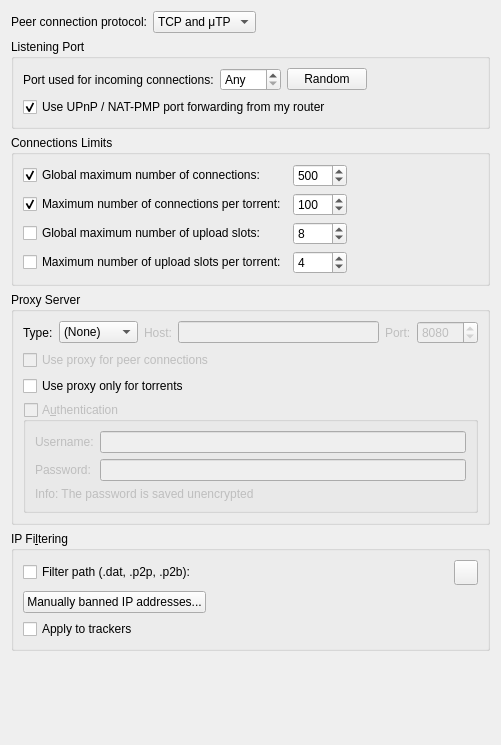
          <widget class="QWidget" name="scrollAreaWidgetContents_3">
           <property name="geometry">
            <rect>
             <x>0</x>
             <y>0</y>
             <width>501</width>
             <height>745</height>
            </rect>
           </property>
           <layout class="QVBoxLayout" name="verticalLayout_20">
            <item>
             <layout class="QHBoxLayout" name="horizontalLayout_12">
              <item>
               <widget class="QLabel" name="label_24">
                <property name="text">
                 <string>Peer connection protocol:</string>
                </property>
               </widget>
              </item>
              <item>
               <widget class="QComboBox" name="comboProtocol">
                <item>
                 <property name="text">
                  <string>TCP and μTP</string>
                 </property>
                </item>
                <item>
                 <property name="text">
                  <string notr="true">TCP</string>
                 </property>
                </item>
                <item>
                 <property name="text">
                  <string notr="true">μTP</string>
                 </property>
                </item>
               </widget>
              </item>
              <item>
               <spacer name="horizontalSpacer_23">
                <property name="orientation">
                 <enum>Qt::Horizontal</enum>
                </property>
                <property name="sizeHint" stdset="0">
                 <size>
                  <width>40</width>
                  <height>20</height>
                 </size>
                </property>
               </spacer>
              </item>
             </layout>
            </item>
            <item>
             <widget class="QGroupBox" name="ListeningPortBox">
              <property name="title">
               <string>Listening Port</string>
              </property>
              <layout class="QVBoxLayout" name="listeningPortLayout">
               <item>
                <layout class="QHBoxLayout" name="listeningPortLayout2">
                 <item>
                  <widget class="QLabel" name="lbl_ports">
                   <property name="text">
                    <string>Port used for incoming connections:</string>
                   </property>
                  </widget>
                 </item>
                 <item>
                  <widget class="QSpinBox" name="spinPort">
                   <property name="toolTip">
                    <string>Set to 0 to let your system pick an unused port</string>
                   </property>
                   <property name="specialValueText">
                    <string>Any</string>
                   </property>
                   <property name="maximum">
                    <number>65535</number>
                   </property>
                  </widget>
                 </item>
                 <item>
                  <widget class="QPushButton" name="randomButton">
                   <property name="text">
                    <string>Random</string>
                   </property>
                  </widget>
                 </item>
                 <item>
                  <spacer name="horizontalSpacer_4">
                   <property name="orientation">
                    <enum>Qt::Horizontal</enum>
                   </property>
                   <property name="sizeHint" stdset="0">
                    <size>
                     <width>40</width>
                     <height>20</height>
                    </size>
                   </property>
                  </spacer>
                 </item>
                </layout>
               </item>
               <item>
                <widget class="QCheckBox" name="checkUPnP">
                 <property name="text">
                  <string>Use UPnP / NAT-PMP port forwarding from my router</string>
                 </property>
                 <property name="checked">
                  <bool>true</bool>
                 </property>
                </widget>
               </item>
              </layout>
             </widget>
            </item>
            <item>
             <widget class="QGroupBox" name="nbConnecBox">
              <property name="title">
               <string>Connections Limits</string>
              </property>
              <layout class="QGridLayout" name="gridLayout">
               <item row="3" column="1">
                <widget class="QSpinBox" name="spinMaxUploadsPerTorrent">
                 <property name="maximum">
                  <number>500</number>
                 </property>
                 <property name="value">
                  <number>4</number>
                 </property>
                </widget>
               </item>
               <item row="1" column="0">
                <widget class="QCheckBox" name="checkMaxConnectionsPerTorrent">
                 <property name="text">
                  <string>Maximum number of connections per torrent:</string>
                 </property>
                 <property name="checked">
                  <bool>true</bool>
                 </property>
                </widget>
               </item>
               <item row="0" column="0">
                <widget class="QCheckBox" name="checkMaxConnections">
                 <property name="text">
                  <string>Global maximum number of connections:</string>
                 </property>
                 <property name="checked">
                  <bool>true</bool>
                 </property>
                </widget>
               </item>
               <item row="0" column="1">
                <widget class="QSpinBox" name="spinMaxConnec">
                 <property name="enabled">
                  <bool>true</bool>
                 </property>
                 <property name="minimum">
                  <number>2</number>
                 </property>
                 <property name="maximum">
                  <number>2000</number>
                 </property>
                 <property name="value">
                  <number>500</number>
                 </property>
                </widget>
               </item>
               <item row="1" column="1">
                <widget class="QSpinBox" name="spinMaxConnecPerTorrent">
                 <property name="minimum">
                  <number>2</number>
                 </property>
                 <property name="maximum">
                  <number>2000</number>
                 </property>
                 <property name="value">
                  <number>100</number>
                 </property>
                </widget>
               </item>
               <item row="3" column="0">
                <widget class="QCheckBox" name="checkMaxUploadsPerTorrent">
                 <property name="text">
                  <string>Maximum number of upload slots per torrent:</string>
                 </property>
                </widget>
               </item>
               <item row="2" column="0">
                <widget class="QCheckBox" name="checkMaxUploads">
                 <property name="text">
                  <string>Global maximum number of upload slots:</string>
                 </property>
                </widget>
               </item>
               <item row="2" column="1">
                <widget class="QSpinBox" name="spinMaxUploads">
                 <property name="maximum">
                  <number>2000</number>
                 </property>
                 <property name="value">
                  <number>8</number>
                 </property>
                </widget>
               </item>
               <item row="0" column="2">
                <spacer name="horizontalSpacer_3">
                 <property name="orientation">
                  <enum>Qt::Horizontal</enum>
                 </property>
                 <property name="sizeHint" stdset="0">
                  <size>
                   <width>40</width>
                   <height>20</height>
                  </size>
                 </property>
                </spacer>
               </item>
              </layout>
             </widget>
            </item>
            <item>
             <widget class="QGroupBox" name="groupProxy">
              <property name="enabled">
               <bool>true</bool>
              </property>
              <property name="title">
               <string>Proxy Server</string>
              </property>
              <layout class="QVBoxLayout" name="verticalLayout_29">
               <item>
                <layout class="QHBoxLayout" name="proxyTypeLayout">
                 <item>
                  <widget class="QLabel" name="ProxyType_lbl">
                   <property name="text">
                    <string>Type:</string>
                   </property>
                  </widget>
                 </item>
                 <item>
                  <widget class="QComboBox" name="comboProxyType">
                   <item>
                    <property name="text">
                     <string>(None)</string>
                    </property>
                   </item>
                   <item>
                    <property name="text">
                     <string>SOCKS4</string>
                    </property>
                   </item>
                   <item>
                    <property name="text">
                     <string>SOCKS5</string>
                    </property>
                   </item>
                   <item>
                    <property name="text">
                     <string>HTTP</string>
                    </property>
                   </item>
                  </widget>
                 </item>
                 <item>
                  <widget class="QLabel" name="lblProxyIP">
                   <property name="enabled">
                    <bool>false</bool>
                   </property>
                   <property name="text">
                    <string>Host:</string>
                   </property>
                  </widget>
                 </item>
                 <item>
                  <widget class="QLineEdit" name="textProxyIP">
                   <property name="enabled">
                    <bool>false</bool>
                   </property>
                  </widget>
                 </item>
                 <item>
                  <widget class="QLabel" name="lblProxyPort">
                   <property name="enabled">
                    <bool>false</bool>
                   </property>
                   <property name="text">
                    <string>Port:</string>
                   </property>
                  </widget>
                 </item>
                 <item>
                  <widget class="QSpinBox" name="spinProxyPort">
                   <property name="enabled">
                    <bool>false</bool>
                   </property>
                   <property name="minimum">
                    <number>1</number>
                   </property>
                   <property name="maximum">
                    <number>65535</number>
                   </property>
                   <property name="value">
                    <number>8080</number>
                   </property>
                  </widget>
                 </item>
                </layout>
               </item>
               <item>
                <widget class="QCheckBox" name="checkProxyPeerConnections">
                 <property name="enabled">
                  <bool>false</bool>
                 </property>
                 <property name="toolTip">
                  <string>Otherwise, the proxy server is only used for tracker connections</string>
                 </property>
                 <property name="text">
                  <string>Use proxy for peer connections</string>
                 </property>
                </widget>
               </item>
               <item>
                <widget class="QCheckBox" name="isProxyOnlyForTorrents">
                 <property name="toolTip">
                  <string>RSS feeds, search engine, software updates or anything else other than torrent transfers and related operations (such as peer exchanges) will use a direct connection</string>
                 </property>
                 <property name="text">
                  <string>Use proxy only for torrents</string>
                 </property>
                 <property name="checked">
                  <bool>false</bool>
                 </property>
                </widget>
               </item>
               <item>
                <widget class="QGroupBox" name="checkProxyAuth">
                 <property name="enabled">
                  <bool>false</bool>
                 </property>
                 <property name="title">
                  <string>A&amp;uthentication</string>
                 </property>
                 <property name="checkable">
                  <bool>true</bool>
                 </property>
                 <property name="checked">
                  <bool>false</bool>
                 </property>
                 <layout class="QVBoxLayout" name="verticalLayout_24">
                  <item>
                   <layout class="QGridLayout" name="gridLayout_12">
                    <item row="0" column="0">
                     <widget class="QLabel" name="lblProxyUsername">
                      <property name="text">
                       <string>Username:</string>
                      </property>
                     </widget>
                    </item>
                    <item row="0" column="1">
                     <widget class="QLineEdit" name="textProxyUsername"/>
                    </item>
                    <item row="1" column="0">
                     <widget class="QLabel" name="lblProxyPassword">
                      <property name="text">
                       <string>Password:</string>
                      </property>
                     </widget>
                    </item>
                    <item row="1" column="1">
                     <widget class="QLineEdit" name="textProxyPassword">
                      <property name="echoMode">
                       <enum>QLineEdit::Password</enum>
                      </property>
                     </widget>
                    </item>
                   </layout>
                  </item>
                  <item>
                   <widget class="QLabel" name="label_23">
                    <property name="text">
                     <string>Info: The password is saved unencrypted</string>
                    </property>
                   </widget>
                  </item>
                 </layout>
                </widget>
               </item>
              </layout>
             </widget>
            </item>
            <item>
             <widget class="QGroupBox" name="groupIPFilter">
              <property name="title">
               <string>IP Fi&amp;ltering</string>
              </property>
              <layout class="QVBoxLayout" name="verticalLayout_17">
               <item>
                <layout class="QHBoxLayout" name="horizontalLayout_11">
                 <item>
                  <widget class="QCheckBox" name="checkIPFilter">
                   <property name="text">
                    <string>Filter path (.dat, .p2p, .p2b):</string>
                   </property>
                  </widget>
                 </item>
                 <item>
                  <widget class="FileSystemPathLineEdit" name="textFilterPath" native="true"/>
                 </item>
                 <item>
                  <widget class="QToolButton" name="IpFilterRefreshBtn">
                   <property name="minimumSize">
                    <size>
                     <width>0</width>
                     <height>25</height>
                    </size>
                   </property>
                   <property name="toolTip">
                    <string>Reload the filter</string>
                   </property>
                  </widget>
                 </item>
                </layout>
               </item>
               <item>
                <widget class="QPushButton" name="banListButton">
                 <property name="sizePolicy">
                  <sizepolicy hsizetype="Fixed" vsizetype="Fixed">
                   <horstretch>0</horstretch>
                   <verstretch>0</verstretch>
                  </sizepolicy>
                 </property>
                 <property name="text">
                  <string>Manually banned IP addresses...</string>
                 </property>
                </widget>
               </item>
               <item>
                <widget class="QCheckBox" name="checkIpFilterTrackers">
                 <property name="text">
                  <string>Apply to trackers</string>
                 </property>
                </widget>
               </item>
              </layout>
             </widget>
            </item>
            <item>
             <spacer name="verticalSpacer_3">
              <property name="orientation">
               <enum>Qt::Vertical</enum>
              </property>
              <property name="sizeHint" stdset="0">
               <size>
                <width>20</width>
                <height>40</height>
               </size>
              </property>
             </spacer>
            </item>
           </layout>
          </widget>
